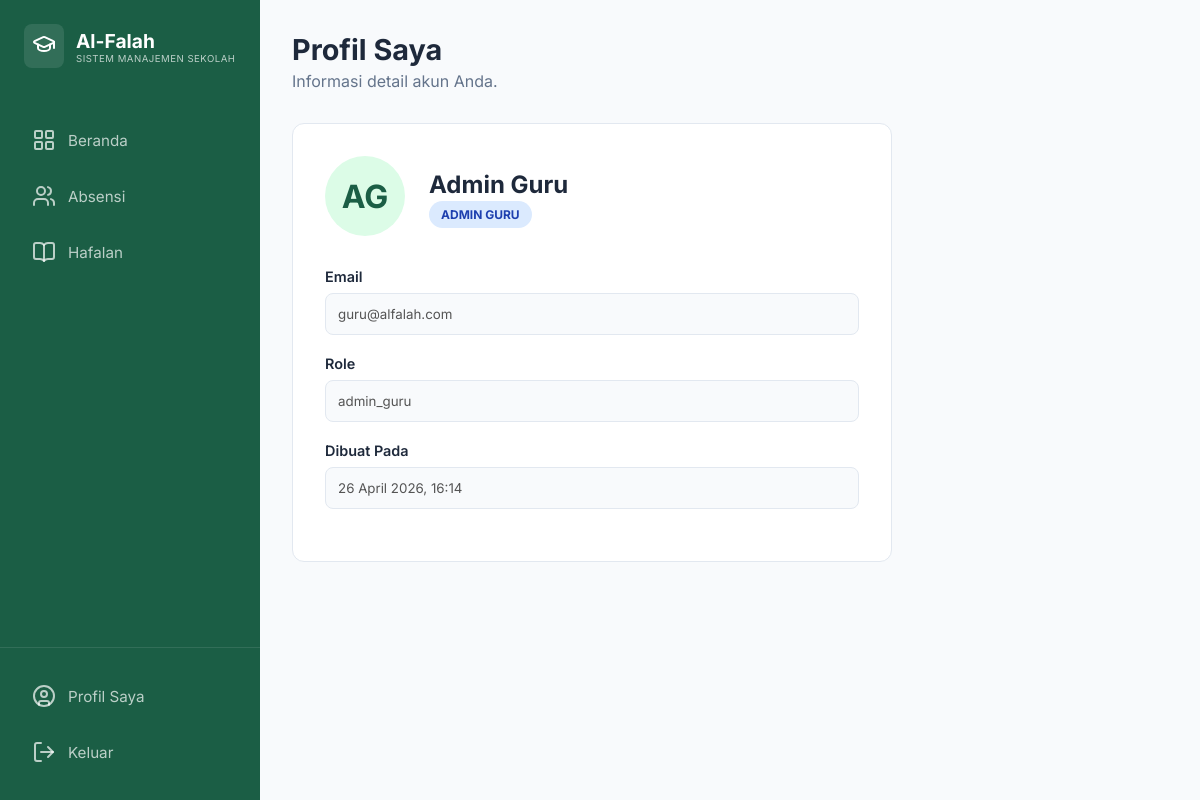
The page /profil.php (signed in) on the database its author committed.
### tables this page shows
CREATE TABLE `users` (
  `id` int NOT NULL,
  `nama` varchar(100) DEFAULT NULL,
  `email` varchar(100) DEFAULT NULL,
  `password` varchar(255) DEFAULT NULL,
  `role` enum('admin_guru','kepala_sekolah') DEFAULT NULL,
  `created_at` timestamp NULL DEFAULT CURRENT_TIMESTAMP
);

### profil.php (the view, shortened to what this page needs)
<?php
require_once 'config/db.php';
$stmt = $pdo->prepare("SELECT * FROM users WHERE id = ?");
$stmt->execute([$_SESSION['user_id']]);
$user = $stmt->fetch();
require_once 'includes/header.php';
require_once 'includes/sidebar.php';
?>
<header class="page-header">
    <div class="header-title">
        <h2>Profil Saya</h2>
        <p>Informasi detail akun Anda.</p>
    </div>
</header>
<div class="data-card" style="max-width: 600px; padding: 32px;">
    <div style="display: flex; align-items: center; gap: 24px; margin-bottom: 32px;">
        <div class="avatar" style="width: 80px; height: 80px; font-size: 2rem;">
            <?php
                $names = explode(' ', $user['nama']);
                echo strtoupper(substr($names[0], 0, 1) . (isset($names[1]) ? substr($names[1], 0, 1) : ''));
            ?>
        </div>
        <div>
            <h3 style="font-size: 1.5rem; margin-bottom: 4px;"><?php echo htmlspecialchars($user['nama']); ?></h3>
            <span class="badge badge-info"><?php echo str_replace('_', ' ', strtoupper($user['role'])); ?></span>
        </div>
    </div>
    <div class="form-group">
        <label>Email</label>
        <input type="text" value="<?php echo htmlspecialchars($user['email']); ?>" disabled style="background: var(--bg-color);">
    </div>
    <div class="form-group">
        <label>Role</label>
        <input type="text" value="<?php echo htmlspecialchars($user['role']); ?>" disabled style="background: var(--bg-color);">
    </div>
    <div class="form-group">
        <label>Dibuat Pada</label>
        <input type="text" value="<?php echo date('d F Y, H:i', strtotime($user['created_at'])); ?>" disabled style="background: var(--bg-color);">
    </div>
</div>
<?php
require_once 'includes/footer.php';
?>

### assets/style.css (style rules this page uses)
:root { --primary-color: #1B5E45; --primary-hover: #144533; --bg-color: #F8FAFC; --sidebar-bg: #1B5E45; --sidebar-hover: #267a5b; --text-main: #1E293B; --text-muted: #64748B; --white: #FFFFFF; --border-color: #E2E8F0; --success-bg: #DCFCE7; --success-text: #166534; --info-bg: #DBEAFE; --info-text: #1E40AF; --error-bg: #FEE2E2; --error-text: #991B1B; }
* { margin: 0; padding: 0; box-sizing: border-box; font-family: 'Inter', sans-serif; }
body { background-color: var(--bg-color); color: var(--text-main); overflow-x: hidden; }
.page-header { display: flex; justify-content: space-between; align-items: flex-start; margin-bottom: 32px; }
.header-title h2 { font-size: 1.8rem; font-weight: 700; margin-bottom: 4px; }
.header-title p { color: var(--text-muted); }
.data-card { background: var(--white); border-radius: 12px; border: 1px solid var(--border-color); overflow: hidden; }
.avatar { width: 36px; height: 36px; background-color: var(--success-bg); color: var(--primary-color); border-radius: 50%; display: flex; align-items: center; justify-content: center; font-weight: 700; font-size: 0.8rem; }
.badge { padding: 6px 12px; border-radius: 20px; font-size: 0.75rem; font-weight: 700; text-transform: uppercase; }
.badge-info { background-color: var(--info-bg); color: var(--info-text); }
.form-group { margin-bottom: 20px; }
.form-group label { display: block; font-size: 0.9rem; font-weight: 600; margin-bottom: 8px; }
.form-group input { width: 100%; padding: 12px; border: 1px solid var(--border-color); border-radius: 8px; outline: none; }

### rows shown on the page
users: nama "AG", nama "Admin Guru", role "ADMIN GURU", email "guru@alfalah.com", role "admin_guru", created_at "26 April 2026, 16:14"
